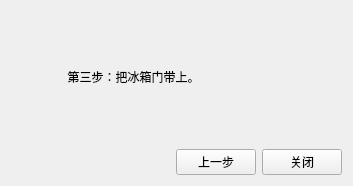
<?xml version="1.0" encoding="UTF-8"?>
<ui version="4.0">
 <class>CStep3</class>
 <widget class="QWidget" name="CStep3">
  <property name="geometry">
   <rect>
    <x>0</x>
    <y>0</y>
    <width>353</width>
    <height>186</height>
   </rect>
  </property>
  <property name="windowTitle">
   <string>把大象装到冰箱里</string>
  </property>
  <layout class="QGridLayout" name="gridLayout">
   <item row="0" column="0" colspan="2">
    <widget class="QLabel" name="label">
     <property name="text">
      <string>第三步：把冰箱门带上。</string>
     </property>
     <property name="alignment">
      <set>Qt::AlignCenter</set>
     </property>
    </widget>
   </item>
   <item row="1" column="0">
    <spacer name="horizontalSpacer">
     <property name="orientation">
      <enum>Qt::Horizontal</enum>
     </property>
     <property name="sizeHint" stdset="0">
      <size>
       <width>40</width>
       <height>20</height>
      </size>
     </property>
    </spacer>
   </item>
   <item row="1" column="1">
    <widget class="QPushButton" name="btnPrevious">
     <property name="text">
      <string>上一步</string>
     </property>
    </widget>
   </item>
   <item row="1" column="2">
    <widget class="QPushButton" name="btnClose">
     <property name="text">
      <string>关闭</string>
     </property>
    </widget>
   </item>
  </layout>
 </widget>
 <resources/>
 <connections/>
</ui>
